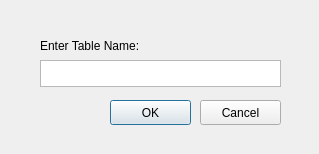
<?xml version="1.0" encoding="UTF-8"?>
<ui version="4.0">
 <class>Dialog</class>
 <widget class="QDialog" name="Dialog">
  <property name="geometry">
   <rect>
    <x>0</x>
    <y>0</y>
    <width>319</width>
    <height>154</height>
   </rect>
  </property>
  <property name="minimumSize">
   <size>
    <width>319</width>
    <height>154</height>
   </size>
  </property>
  <property name="maximumSize">
   <size>
    <width>319</width>
    <height>154</height>
   </size>
  </property>
  <property name="mouseTracking">
   <bool>true</bool>
  </property>
  <property name="windowTitle">
   <string>Create Table Name</string>
  </property>
  <widget class="QLabel" name="TableDesc">
   <property name="geometry">
    <rect>
     <x>40</x>
     <y>30</y>
     <width>151</width>
     <height>31</height>
    </rect>
   </property>
   <property name="styleSheet">
    <string notr="true">font: 10pt &quot;MS Shell Dlg 2&quot;;</string>
   </property>
   <property name="text">
    <string>Enter Table Name:</string>
   </property>
  </widget>
  <widget class="QTextEdit" name="Table_Input">
   <property name="geometry">
    <rect>
     <x>40</x>
     <y>60</y>
     <width>241</width>
     <height>27</height>
    </rect>
   </property>
   <property name="html">
    <string>&lt;!DOCTYPE HTML PUBLIC &quot;-//W3C//DTD HTML 4.0//EN&quot; &quot;http://www.w3.org/TR/REC-html40/strict.dtd&quot;&gt;
&lt;html&gt;&lt;head&gt;&lt;meta name=&quot;qrichtext&quot; content=&quot;1&quot; /&gt;&lt;style type=&quot;text/css&quot;&gt;
p, li { white-space: pre-wrap; }
&lt;/style&gt;&lt;/head&gt;&lt;body style=&quot; font-family:'MS Shell Dlg 2'; font-size:7.8pt; font-weight:400; font-style:normal;&quot;&gt;
&lt;p style=&quot;-qt-paragraph-type:empty; margin-top:0px; margin-bottom:0px; margin-left:0px; margin-right:0px; -qt-block-indent:0; text-indent:0px; font-size:8.25pt;&quot;&gt;&lt;br /&gt;&lt;/p&gt;&lt;/body&gt;&lt;/html&gt;</string>
   </property>
  </widget>
  <widget class="QPushButton" name="TOK">
   <property name="geometry">
    <rect>
     <x>110</x>
     <y>100</y>
     <width>81</width>
     <height>25</height>
    </rect>
   </property>
   <property name="text">
    <string>OK</string>
   </property>
  </widget>
  <widget class="QPushButton" name="TCancel">
   <property name="geometry">
    <rect>
     <x>200</x>
     <y>100</y>
     <width>81</width>
     <height>25</height>
    </rect>
   </property>
   <property name="text">
    <string>Cancel</string>
   </property>
  </widget>
 </widget>
 <resources/>
 <connections/>
</ui>
